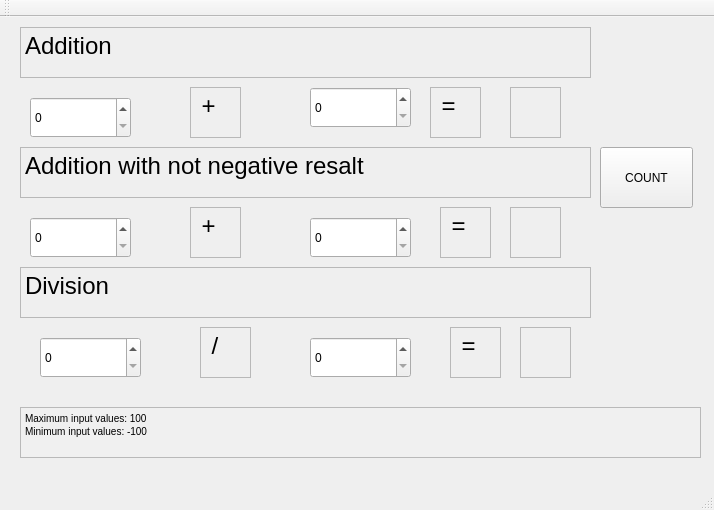
<?xml version="1.0" encoding="UTF-8"?>
<ui version="4.0">
 <class>MainWindow</class>
 <widget class="QMainWindow" name="MainWindow">
  <property name="geometry">
   <rect>
    <x>0</x>
    <y>0</y>
    <width>714</width>
    <height>510</height>
   </rect>
  </property>
  <property name="windowTitle">
   <string>MainWindow</string>
  </property>
  <widget class="QWidget" name="centralWidget">
   <widget class="QPushButton" name="pushButton">
    <property name="geometry">
     <rect>
      <x>600</x>
      <y>130</y>
      <width>93</width>
      <height>61</height>
     </rect>
    </property>
    <property name="text">
     <string>COUNT</string>
    </property>
   </widget>
   <widget class="QTextEdit" name="textEdit">
    <property name="enabled">
     <bool>false</bool>
    </property>
    <property name="geometry">
     <rect>
      <x>20</x>
      <y>10</y>
      <width>571</width>
      <height>51</height>
     </rect>
    </property>
    <property name="html">
     <string>&lt;!DOCTYPE HTML PUBLIC &quot;-//W3C//DTD HTML 4.0//EN&quot; &quot;http://www.w3.org/TR/REC-html40/strict.dtd&quot;&gt;
&lt;html&gt;&lt;head&gt;&lt;meta name=&quot;qrichtext&quot; content=&quot;1&quot; /&gt;&lt;style type=&quot;text/css&quot;&gt;
p, li { white-space: pre-wrap; }
&lt;/style&gt;&lt;/head&gt;&lt;body style=&quot; font-family:'MS Shell Dlg 2'; font-size:7.8pt; font-weight:400; font-style:normal;&quot;&gt;
&lt;p style=&quot; margin-top:0px; margin-bottom:0px; margin-left:0px; margin-right:0px; -qt-block-indent:0; text-indent:0px;&quot;&gt;&lt;span style=&quot; font-size:18pt; color:#000000;&quot;&gt;Addition&lt;/span&gt;&lt;/p&gt;&lt;/body&gt;&lt;/html&gt;</string>
    </property>
   </widget>
   <widget class="QTextEdit" name="textEdit_2">
    <property name="enabled">
     <bool>false</bool>
    </property>
    <property name="geometry">
     <rect>
      <x>20</x>
      <y>130</y>
      <width>571</width>
      <height>51</height>
     </rect>
    </property>
    <property name="html">
     <string>&lt;!DOCTYPE HTML PUBLIC &quot;-//W3C//DTD HTML 4.0//EN&quot; &quot;http://www.w3.org/TR/REC-html40/strict.dtd&quot;&gt;
&lt;html&gt;&lt;head&gt;&lt;meta name=&quot;qrichtext&quot; content=&quot;1&quot; /&gt;&lt;style type=&quot;text/css&quot;&gt;
p, li { white-space: pre-wrap; }
&lt;/style&gt;&lt;/head&gt;&lt;body style=&quot; font-family:'MS Shell Dlg 2'; font-size:7.8pt; font-weight:400; font-style:normal;&quot;&gt;
&lt;p style=&quot; margin-top:0px; margin-bottom:0px; margin-left:0px; margin-right:0px; -qt-block-indent:0; text-indent:0px;&quot;&gt;&lt;span style=&quot; font-size:18pt; color:#000000;&quot;&gt;Addition with not negative resalt&lt;/span&gt;&lt;/p&gt;&lt;/body&gt;&lt;/html&gt;</string>
    </property>
   </widget>
   <widget class="QTextEdit" name="textEdit_3">
    <property name="enabled">
     <bool>false</bool>
    </property>
    <property name="geometry">
     <rect>
      <x>20</x>
      <y>250</y>
      <width>571</width>
      <height>51</height>
     </rect>
    </property>
    <property name="html">
     <string>&lt;!DOCTYPE HTML PUBLIC &quot;-//W3C//DTD HTML 4.0//EN&quot; &quot;http://www.w3.org/TR/REC-html40/strict.dtd&quot;&gt;
&lt;html&gt;&lt;head&gt;&lt;meta name=&quot;qrichtext&quot; content=&quot;1&quot; /&gt;&lt;style type=&quot;text/css&quot;&gt;
p, li { white-space: pre-wrap; }
&lt;/style&gt;&lt;/head&gt;&lt;body style=&quot; font-family:'MS Shell Dlg 2'; font-size:7.8pt; font-weight:400; font-style:normal;&quot;&gt;
&lt;p style=&quot; margin-top:0px; margin-bottom:0px; margin-left:0px; margin-right:0px; -qt-block-indent:0; text-indent:0px;&quot;&gt;&lt;span style=&quot; font-size:18pt; color:#000000;&quot;&gt;Division&lt;/span&gt;&lt;/p&gt;&lt;/body&gt;&lt;/html&gt;</string>
    </property>
   </widget>
   <widget class="QSpinBox" name="addend1A">
    <property name="geometry">
     <rect>
      <x>30</x>
      <y>80</y>
      <width>101</width>
      <height>41</height>
     </rect>
    </property>
   </widget>
   <widget class="QSpinBox" name="addend1B">
    <property name="geometry">
     <rect>
      <x>310</x>
      <y>70</y>
      <width>101</width>
      <height>41</height>
     </rect>
    </property>
   </widget>
   <widget class="QSpinBox" name="addend2A">
    <property name="geometry">
     <rect>
      <x>30</x>
      <y>200</y>
      <width>101</width>
      <height>41</height>
     </rect>
    </property>
   </widget>
   <widget class="QSpinBox" name="addend2B">
    <property name="geometry">
     <rect>
      <x>310</x>
      <y>200</y>
      <width>101</width>
      <height>41</height>
     </rect>
    </property>
   </widget>
   <widget class="QSpinBox" name="divident">
    <property name="geometry">
     <rect>
      <x>40</x>
      <y>320</y>
      <width>101</width>
      <height>41</height>
     </rect>
    </property>
   </widget>
   <widget class="QSpinBox" name="divisor">
    <property name="geometry">
     <rect>
      <x>310</x>
      <y>320</y>
      <width>101</width>
      <height>41</height>
     </rect>
    </property>
   </widget>
   <widget class="QTextEdit" name="textEdit_4">
    <property name="enabled">
     <bool>false</bool>
    </property>
    <property name="geometry">
     <rect>
      <x>190</x>
      <y>70</y>
      <width>51</width>
      <height>51</height>
     </rect>
    </property>
    <property name="html">
     <string>&lt;!DOCTYPE HTML PUBLIC &quot;-//W3C//DTD HTML 4.0//EN&quot; &quot;http://www.w3.org/TR/REC-html40/strict.dtd&quot;&gt;
&lt;html&gt;&lt;head&gt;&lt;meta name=&quot;qrichtext&quot; content=&quot;1&quot; /&gt;&lt;style type=&quot;text/css&quot;&gt;
p, li { white-space: pre-wrap; }
&lt;/style&gt;&lt;/head&gt;&lt;body style=&quot; font-family:'MS Shell Dlg 2'; font-size:7.8pt; font-weight:400; font-style:normal;&quot;&gt;
&lt;p style=&quot; margin-top:0px; margin-bottom:0px; margin-left:0px; margin-right:0px; -qt-block-indent:0; text-indent:0px;&quot;&gt;&lt;span style=&quot; font-size:18pt; color:#000000;&quot;&gt; +&lt;/span&gt;&lt;/p&gt;&lt;/body&gt;&lt;/html&gt;</string>
    </property>
   </widget>
   <widget class="QTextEdit" name="textEdit_5">
    <property name="enabled">
     <bool>false</bool>
    </property>
    <property name="geometry">
     <rect>
      <x>190</x>
      <y>190</y>
      <width>51</width>
      <height>51</height>
     </rect>
    </property>
    <property name="html">
     <string>&lt;!DOCTYPE HTML PUBLIC &quot;-//W3C//DTD HTML 4.0//EN&quot; &quot;http://www.w3.org/TR/REC-html40/strict.dtd&quot;&gt;
&lt;html&gt;&lt;head&gt;&lt;meta name=&quot;qrichtext&quot; content=&quot;1&quot; /&gt;&lt;style type=&quot;text/css&quot;&gt;
p, li { white-space: pre-wrap; }
&lt;/style&gt;&lt;/head&gt;&lt;body style=&quot; font-family:'MS Shell Dlg 2'; font-size:7.8pt; font-weight:400; font-style:normal;&quot;&gt;
&lt;p style=&quot; margin-top:0px; margin-bottom:0px; margin-left:0px; margin-right:0px; -qt-block-indent:0; text-indent:0px;&quot;&gt;&lt;span style=&quot; font-size:18pt; color:#000000;&quot;&gt; +&lt;/span&gt;&lt;/p&gt;&lt;/body&gt;&lt;/html&gt;</string>
    </property>
   </widget>
   <widget class="QTextEdit" name="textEdit_6">
    <property name="enabled">
     <bool>false</bool>
    </property>
    <property name="geometry">
     <rect>
      <x>200</x>
      <y>310</y>
      <width>51</width>
      <height>51</height>
     </rect>
    </property>
    <property name="html">
     <string>&lt;!DOCTYPE HTML PUBLIC &quot;-//W3C//DTD HTML 4.0//EN&quot; &quot;http://www.w3.org/TR/REC-html40/strict.dtd&quot;&gt;
&lt;html&gt;&lt;head&gt;&lt;meta name=&quot;qrichtext&quot; content=&quot;1&quot; /&gt;&lt;style type=&quot;text/css&quot;&gt;
p, li { white-space: pre-wrap; }
&lt;/style&gt;&lt;/head&gt;&lt;body style=&quot; font-family:'MS Shell Dlg 2'; font-size:7.8pt; font-weight:400; font-style:normal;&quot;&gt;
&lt;p style=&quot; margin-top:0px; margin-bottom:0px; margin-left:0px; margin-right:0px; -qt-block-indent:0; text-indent:0px;&quot;&gt;&lt;span style=&quot; font-size:18pt; color:#000000;&quot;&gt; /&lt;/span&gt;&lt;/p&gt;&lt;/body&gt;&lt;/html&gt;</string>
    </property>
   </widget>
   <widget class="QTextEdit" name="textEdit_7">
    <property name="enabled">
     <bool>false</bool>
    </property>
    <property name="geometry">
     <rect>
      <x>450</x>
      <y>310</y>
      <width>51</width>
      <height>51</height>
     </rect>
    </property>
    <property name="html">
     <string>&lt;!DOCTYPE HTML PUBLIC &quot;-//W3C//DTD HTML 4.0//EN&quot; &quot;http://www.w3.org/TR/REC-html40/strict.dtd&quot;&gt;
&lt;html&gt;&lt;head&gt;&lt;meta name=&quot;qrichtext&quot; content=&quot;1&quot; /&gt;&lt;style type=&quot;text/css&quot;&gt;
p, li { white-space: pre-wrap; }
&lt;/style&gt;&lt;/head&gt;&lt;body style=&quot; font-family:'MS Shell Dlg 2'; font-size:7.8pt; font-weight:400; font-style:normal;&quot;&gt;
&lt;p style=&quot; margin-top:0px; margin-bottom:0px; margin-left:0px; margin-right:0px; -qt-block-indent:0; text-indent:0px;&quot;&gt;&lt;span style=&quot; font-size:18pt; color:#000000;&quot;&gt; =&lt;/span&gt;&lt;/p&gt;&lt;/body&gt;&lt;/html&gt;</string>
    </property>
   </widget>
   <widget class="QTextEdit" name="textEdit_8">
    <property name="enabled">
     <bool>false</bool>
    </property>
    <property name="geometry">
     <rect>
      <x>440</x>
      <y>190</y>
      <width>51</width>
      <height>51</height>
     </rect>
    </property>
    <property name="html">
     <string>&lt;!DOCTYPE HTML PUBLIC &quot;-//W3C//DTD HTML 4.0//EN&quot; &quot;http://www.w3.org/TR/REC-html40/strict.dtd&quot;&gt;
&lt;html&gt;&lt;head&gt;&lt;meta name=&quot;qrichtext&quot; content=&quot;1&quot; /&gt;&lt;style type=&quot;text/css&quot;&gt;
p, li { white-space: pre-wrap; }
&lt;/style&gt;&lt;/head&gt;&lt;body style=&quot; font-family:'MS Shell Dlg 2'; font-size:7.8pt; font-weight:400; font-style:normal;&quot;&gt;
&lt;p style=&quot; margin-top:0px; margin-bottom:0px; margin-left:0px; margin-right:0px; -qt-block-indent:0; text-indent:0px;&quot;&gt;&lt;span style=&quot; font-size:18pt; color:#000000;&quot;&gt; =&lt;/span&gt;&lt;/p&gt;&lt;/body&gt;&lt;/html&gt;</string>
    </property>
   </widget>
   <widget class="QTextEdit" name="textEdit_9">
    <property name="enabled">
     <bool>false</bool>
    </property>
    <property name="geometry">
     <rect>
      <x>430</x>
      <y>70</y>
      <width>51</width>
      <height>51</height>
     </rect>
    </property>
    <property name="html">
     <string>&lt;!DOCTYPE HTML PUBLIC &quot;-//W3C//DTD HTML 4.0//EN&quot; &quot;http://www.w3.org/TR/REC-html40/strict.dtd&quot;&gt;
&lt;html&gt;&lt;head&gt;&lt;meta name=&quot;qrichtext&quot; content=&quot;1&quot; /&gt;&lt;style type=&quot;text/css&quot;&gt;
p, li { white-space: pre-wrap; }
&lt;/style&gt;&lt;/head&gt;&lt;body style=&quot; font-family:'MS Shell Dlg 2'; font-size:7.8pt; font-weight:400; font-style:normal;&quot;&gt;
&lt;p style=&quot; margin-top:0px; margin-bottom:0px; margin-left:0px; margin-right:0px; -qt-block-indent:0; text-indent:0px;&quot;&gt;&lt;span style=&quot; font-size:18pt; color:#000000;&quot;&gt; =&lt;/span&gt;&lt;/p&gt;&lt;/body&gt;&lt;/html&gt;</string>
    </property>
   </widget>
   <widget class="QTextEdit" name="Result1">
    <property name="enabled">
     <bool>false</bool>
    </property>
    <property name="geometry">
     <rect>
      <x>510</x>
      <y>70</y>
      <width>51</width>
      <height>51</height>
     </rect>
    </property>
    <property name="html">
     <string>&lt;!DOCTYPE HTML PUBLIC &quot;-//W3C//DTD HTML 4.0//EN&quot; &quot;http://www.w3.org/TR/REC-html40/strict.dtd&quot;&gt;
&lt;html&gt;&lt;head&gt;&lt;meta name=&quot;qrichtext&quot; content=&quot;1&quot; /&gt;&lt;style type=&quot;text/css&quot;&gt;
p, li { white-space: pre-wrap; }
&lt;/style&gt;&lt;/head&gt;&lt;body style=&quot; font-family:'MS Shell Dlg 2'; font-size:7.8pt; font-weight:400; font-style:normal;&quot;&gt;
&lt;p style=&quot;-qt-paragraph-type:empty; margin-top:0px; margin-bottom:0px; margin-left:0px; margin-right:0px; -qt-block-indent:0; text-indent:0px;&quot;&gt;&lt;br /&gt;&lt;/p&gt;&lt;/body&gt;&lt;/html&gt;</string>
    </property>
   </widget>
   <widget class="QTextEdit" name="Result2">
    <property name="enabled">
     <bool>false</bool>
    </property>
    <property name="geometry">
     <rect>
      <x>510</x>
      <y>190</y>
      <width>51</width>
      <height>51</height>
     </rect>
    </property>
    <property name="html">
     <string>&lt;!DOCTYPE HTML PUBLIC &quot;-//W3C//DTD HTML 4.0//EN&quot; &quot;http://www.w3.org/TR/REC-html40/strict.dtd&quot;&gt;
&lt;html&gt;&lt;head&gt;&lt;meta name=&quot;qrichtext&quot; content=&quot;1&quot; /&gt;&lt;style type=&quot;text/css&quot;&gt;
p, li { white-space: pre-wrap; }
&lt;/style&gt;&lt;/head&gt;&lt;body style=&quot; font-family:'MS Shell Dlg 2'; font-size:7.8pt; font-weight:400; font-style:normal;&quot;&gt;
&lt;p style=&quot;-qt-paragraph-type:empty; margin-top:0px; margin-bottom:0px; margin-left:0px; margin-right:0px; -qt-block-indent:0; text-indent:0px;&quot;&gt;&lt;br /&gt;&lt;/p&gt;&lt;/body&gt;&lt;/html&gt;</string>
    </property>
   </widget>
   <widget class="QTextEdit" name="Result3">
    <property name="enabled">
     <bool>false</bool>
    </property>
    <property name="geometry">
     <rect>
      <x>520</x>
      <y>310</y>
      <width>51</width>
      <height>51</height>
     </rect>
    </property>
    <property name="html">
     <string>&lt;!DOCTYPE HTML PUBLIC &quot;-//W3C//DTD HTML 4.0//EN&quot; &quot;http://www.w3.org/TR/REC-html40/strict.dtd&quot;&gt;
&lt;html&gt;&lt;head&gt;&lt;meta name=&quot;qrichtext&quot; content=&quot;1&quot; /&gt;&lt;style type=&quot;text/css&quot;&gt;
p, li { white-space: pre-wrap; }
&lt;/style&gt;&lt;/head&gt;&lt;body style=&quot; font-family:'MS Shell Dlg 2'; font-size:7.8pt; font-weight:400; font-style:normal;&quot;&gt;
&lt;p style=&quot;-qt-paragraph-type:empty; margin-top:0px; margin-bottom:0px; margin-left:0px; margin-right:0px; -qt-block-indent:0; text-indent:0px;&quot;&gt;&lt;br /&gt;&lt;/p&gt;&lt;/body&gt;&lt;/html&gt;</string>
    </property>
   </widget>
   <widget class="QTextEdit" name="textEdit_10">
    <property name="enabled">
     <bool>false</bool>
    </property>
    <property name="geometry">
     <rect>
      <x>20</x>
      <y>390</y>
      <width>681</width>
      <height>51</height>
     </rect>
    </property>
    <property name="font">
     <font>
      <pointsize>11</pointsize>
      <weight>75</weight>
      <italic>true</italic>
      <bold>true</bold>
     </font>
    </property>
    <property name="styleSheet">
     <string notr="true">background-color: rgb(240, 240, 240);</string>
    </property>
    <property name="html">
     <string>&lt;!DOCTYPE HTML PUBLIC &quot;-//W3C//DTD HTML 4.0//EN&quot; &quot;http://www.w3.org/TR/REC-html40/strict.dtd&quot;&gt;
&lt;html&gt;&lt;head&gt;&lt;meta name=&quot;qrichtext&quot; content=&quot;1&quot; /&gt;&lt;style type=&quot;text/css&quot;&gt;
p, li { white-space: pre-wrap; }
&lt;/style&gt;&lt;/head&gt;&lt;body style=&quot; font-family:'MS Shell Dlg 2'; font-size:11pt; font-weight:600; font-style:italic;&quot;&gt;
&lt;p style=&quot; margin-top:0px; margin-bottom:0px; margin-left:0px; margin-right:0px; -qt-block-indent:0; text-indent:0px;&quot;&gt;&lt;span style=&quot; font-size:7.8pt; font-weight:400; font-style:normal; color:#000000;&quot;&gt;Maximum input values: 100&lt;/span&gt;&lt;/p&gt;
&lt;p style=&quot; margin-top:0px; margin-bottom:0px; margin-left:0px; margin-right:0px; -qt-block-indent:0; text-indent:0px;&quot;&gt;&lt;span style=&quot; font-size:7.8pt; font-weight:400; font-style:normal; color:#000000;&quot;&gt;Minimum input values: -100&lt;/span&gt;&lt;/p&gt;&lt;/body&gt;&lt;/html&gt;</string>
    </property>
   </widget>
  </widget>
  <widget class="QMenuBar" name="menuBar">
   <property name="geometry">
    <rect>
     <x>0</x>
     <y>0</y>
     <width>714</width>
     <height>26</height>
    </rect>
   </property>
  </widget>
  <widget class="QToolBar" name="mainToolBar">
   <attribute name="toolBarArea">
    <enum>TopToolBarArea</enum>
   </attribute>
   <attribute name="toolBarBreak">
    <bool>false</bool>
   </attribute>
  </widget>
  <widget class="QStatusBar" name="statusBar"/>
 </widget>
 <layoutdefault spacing="6" margin="11"/>
 <resources/>
 <connections/>
</ui>
